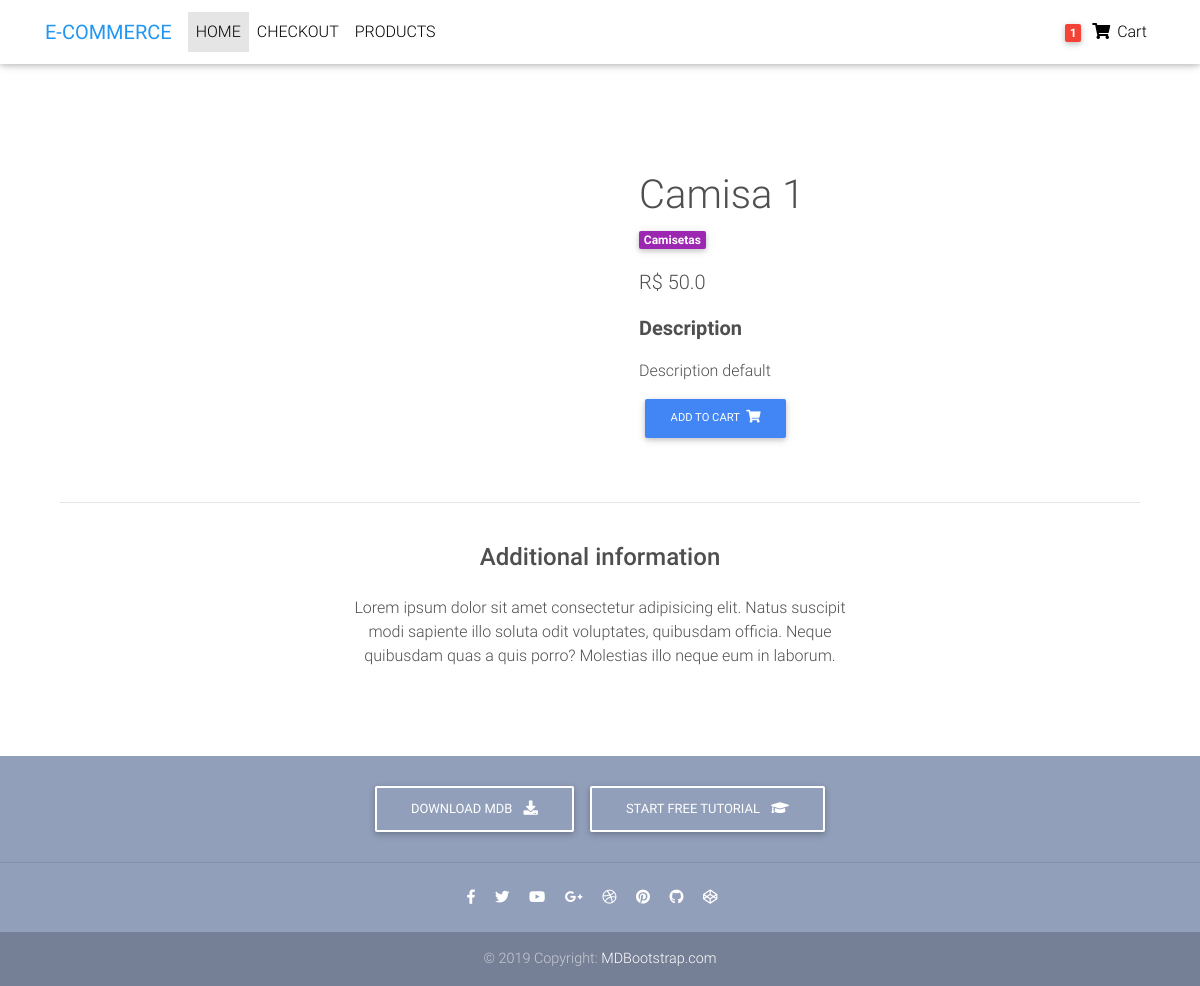
The page /product/teste-product1 on the database its author committed.
### core/models.py (models this page shows, shortened)
class Items(models.Model):
    title = models.CharField(max_length=100)
    price = models.FloatField()
    discount_price = models.FloatField(null=True, blank=True)
    category = models.CharField(choices=CATEGORY_CHOICES, max_length=2)
    label = models.CharField(choices=LABEL_CHOICES, max_length=2)
    slug = models.SlugField()
    description = models.TextField()
    def get_add_to_cart_url(self):
        return reverse("core:add-to-cart", kwargs={
            'slug': self.slug
        })
    class Meta:
        verbose_name = "Item"
        verbose_name_plural = "Item"

### core/views.py (the view)
# urls.py: path('product/<slug>', ItemDetailView.as_view(), name="product"),
class ItemDetailView(DetailView):
    model = Items
    template_name = "product.html"

### templates/product.html (shortened to what this page needs)
{% extends "base.html" %}
{% block content %}
  <main class="mt-5 pt-4">
    <div class="container dark-grey-text mt-5">
      <div class="row wow fadeIn">
        <div class="col-md-6 mb-4">
        </div>
        <div class="col-md-6 mb-4">
          <div class="p-4">
            <div class="mb-3">
              <h1>{{ object.title }}</h1>
              <a href="">
                <span class="badge purple mr-1">{{ object.get_category_display }}</span>
              </a>
            </div>
            <p class="lead">
              <span>
                  {% if object.discount_price %}
                    R$ {{ object.discount_price }}
                  {% else %}
                    R$ {{ object.price }}
                  {% endif %}
            </span>
            </p>
            <p class="lead font-weight-bold">Description</p>
            <p>{{ object.description }}</p>
            <a href="{{ object.get_add_to_cart_url }}">
              <button class="btn btn-primary btn-md my-0 p" type="submit">
                Add to cart
                <i class="fas fa-shopping-cart ml-1"></i>
              </button>
            </a>
          </div>
        </div>
      </div>
      <hr>
      <div class="row d-flex justify-content-center wow fadeIn">
        <div class="col-md-6 text-center">
          <h4 class="my-4 h4">Additional information</h4>
          <p>Lorem ipsum dolor sit amet consectetur adipisicing elit. Natus suscipit modi sapiente illo soluta odit
            voluptates,
            quibusdam officia. Neque quibusdam quas a quis porro? Molestias illo neque eum in laborum.</p>
        </div>
      </div>
      <div class="row wow fadeIn">
        <div class="col-lg-4 col-md-12 mb-4">
        </div>
        <div class="col-lg-4 col-md-6 mb-4">
        </div>
        <div class="col-lg-4 col-md-6 mb-4">
        </div>
      </div>
    </div>
  </main>
{% endblock content %}

### templates/base.html (style rules this page uses)
html, body, header, .carousel { height: 60vh; }

### rows shown on the page
Items: title "Camisa 1", category "Camisetas", discount_price "50.0", description "Description default"
